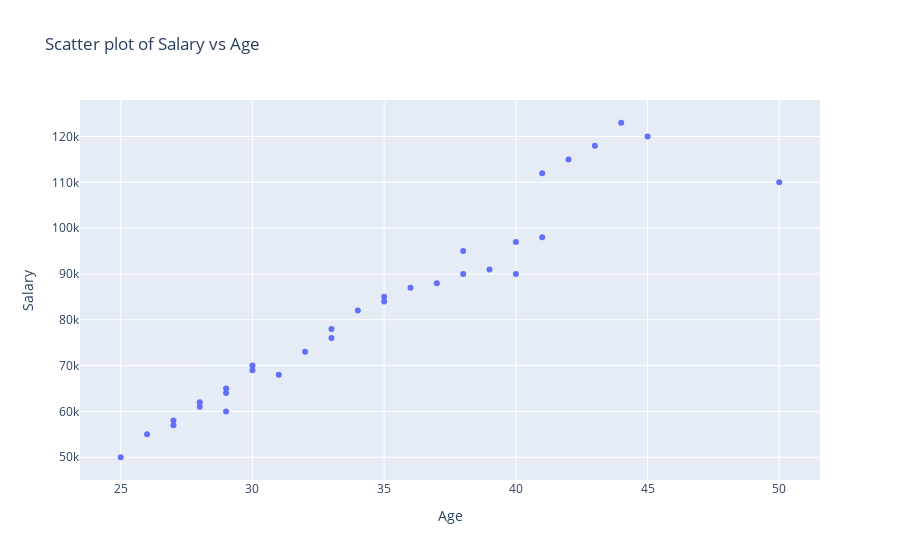
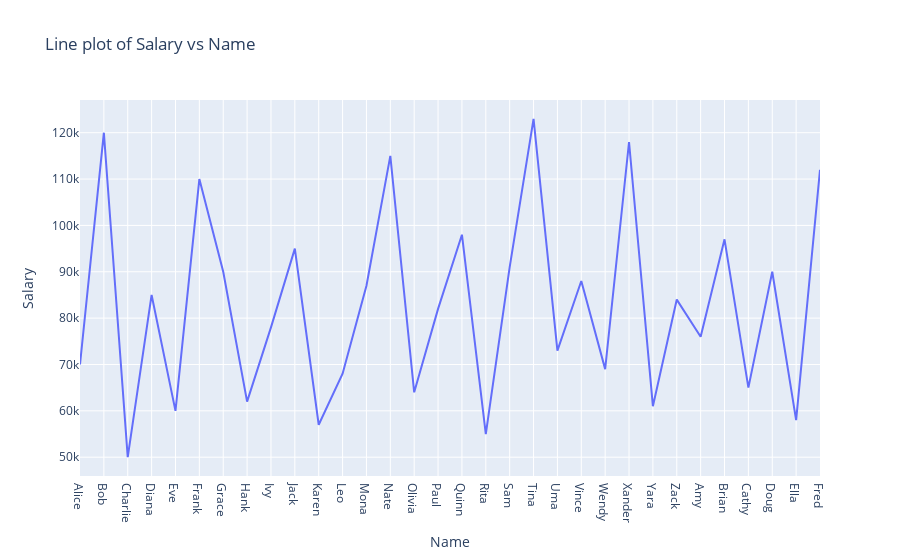
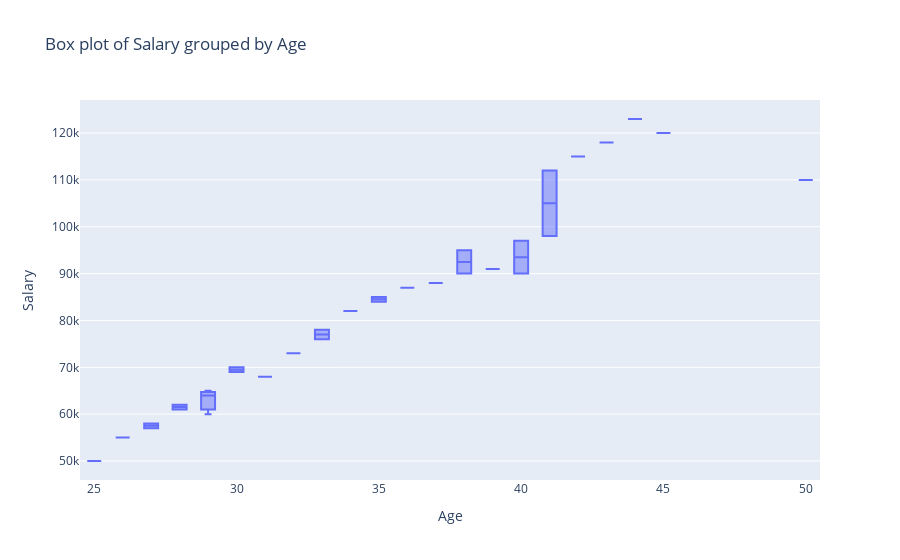

Notebook cell for these charts, in order:
### Code cell
import pandas as pd
import plotly.express as px5

def load_data():
    filename = "C:/Users/lenovo/Downloads/sampledataset.txt"
    try:
        df = pd.read_csv(filename)
        print("\nDataset loaded successfully!")
        print(f"Shape: {df.shape}")
        print("Columns:", list(df.columns))
        return df
    except Exception as e:
        print("Error loading file:", e) 
        return None

def plot_scatter(df):
    print("\n--- Scatter Plot ---")
    print("Available columns:", list(df.columns))
    x_col = input("Enter column name for X-axis: ")
    y_col = input("Enter column name for Y-axis: ")

    try:
        fig = px.scatter(df, x=x_col, y=y_col, title=f"Scatter plot of {y_col} vs {x_col}")
        fig.show()
    except Exception as e:
        print("Error generating scatter plot:", e)

def plot_histogram(df):
    print("\n--- Histogram ---")
    print("Available columns:", list(df.columns))
    col = input("Enter column name for histogram: ")

    try:
        fig = px.histogram(df, x=col, title=f"Histogram of {col}")
        fig.show()
    except Exception as e:
        print("Error generating histogram:", e)

def plot_boxplot(df):
    print("\n--- Box Plot ---")
    print("Available columns:", list(df.columns))
    y_col = input("Enter column name for Y-axis: ")
    x_col = input("Enter column name for grouping (press Enter to skip): ")

    try:
        if x_col.strip() == "":
            fig = px.box(df, y=y_col, title=f"Box plot of {y_col}")
        else:
            fig = px.box(df, x=x_col, y=y_col, title=f"Box plot of {y_col} grouped by {x_col}")
        fig.show()
    except Exception as e:
        print("Error generating box plot:", e)

def plot_line(df):
    print("\n--- Line Plot ---")
    print("Available columns:", list(df.columns))
    x_col = input("Enter column name for X-axis: ")
    y_col = input("Enter column name for Y-axis: ")

    try:
        fig = px.line(df, x=x_col, y=y_col, title=f"Line plot of {y_col} vs {x_col}")
        fig.show()
    except Exception as e:
        print("Error generating line plot:", e)

def main():
    df = load_data()
    if df is None:
        return

    while True:
        print("\nChoose a plot type:")
        print("1. Scatter Plot")
        print("2. Histogram")
        print("3. Box Plot")
        print("4. Line Plot")
        print("5. Exit")

        choice = input("Enter your choice (1-5): ")

        if choice == "1":
            plot_scatter(df)
        elif choice == "2":
            plot_histogram(df)
        elif choice == "3":
            plot_boxplot(df)
        elif choice == "4":
            plot_line(df)
        elif choice == "5":
            print("Exiting program.")
            break
        else:
            print("Invalid choice, please enter 1-5.")

if __name__ == "__main__":
    main()

### Figure 1 — Plotly figure (JSON) as saved in the notebook; plotly's stock layout.template omitted (floating-point values rounded to 4 significant figures)
{"data": [{"hovertemplate": "Age=%{x}<br>Salary=%{y}<extra></extra>", "legendgroup": "", "marker": {"color": "#636efa", "symbol": "circle"}, "mode": "markers", "name": "", "orientation": "v", "showlegend": false, "type": "scatter", "x": [30, 45, 25, 35, 29, 50, 40, 28, 33, 38, 27, 31, 36, 42, 29, 34, 41, 26, 39, 44, 32, 37, 30, 43, 28, 35, 33, 40, 29, 38, 27, 41], "xaxis": "x", "y": [70000, 120000, 50000, 85000, 60000, 110000, 90000, 62000, 78000, 95000, 57000, 68000, 87000, 115000, 64000, 82000, 98000, 55000, 91000, 123000, 73000, 88000, 69000, 118000, 61000, 84000, 76000, 97000, 65000, 90000, 58000, 112000], "yaxis": "y"}], "layout": {"autosize": true, "legend": {"tracegroupgap": 0}, "title": {"text": "Scatter plot of Salary vs Age"}, "xaxis": {"anchor": "y", "autorange": true, "domain": [0, 1], "range": [23.49, 51.51], "title": {"text": "Age"}, "type": "linear"}, "yaxis": {"anchor": "x", "autorange": true, "domain": [0, 1], "range": [43980.0, 129000.0], "title": {"text": "Salary"}, "type": "linear"}}}

### Figure 2 — Plotly figure (JSON) as saved in the notebook; plotly's stock layout.template omitted (floating-point values rounded to 4 significant figures)
{"data": [{"hovertemplate": "Name=%{x}<br>Salary=%{y}<extra></extra>", "legendgroup": "", "line": {"color": "#636efa", "dash": "solid"}, "marker": {"symbol": "circle"}, "mode": "lines", "name": "", "orientation": "v", "showlegend": false, "type": "scatter", "x": ["Alice", "Bob", "Charlie", "Diana", "Eve", "Frank", "Grace", "Hank", "Ivy", "Jack", "Karen", "Leo", "Mona", "Nate", "Olivia", "Paul", "Quinn", "Rita", "Sam", "Tina", "Uma", "Vince", "Wendy", "Xander", "Yara", "Zack", "Amy", "Brian", "Cathy", "Doug", "Ella", "Fred"], "xaxis": "x", "y": [70000, 120000, 50000, 85000, 60000, 110000, 90000, 62000, 78000, 95000, 57000, 68000, 87000, 115000, 64000, 82000, 98000, 55000, 91000, 123000, 73000, 88000, 69000, 118000, 61000, 84000, 76000, 97000, 65000, 90000, 58000, 112000], "yaxis": "y"}], "layout": {"autosize": true, "legend": {"tracegroupgap": 0}, "title": {"text": "Line plot of Salary vs Name"}, "xaxis": {"anchor": "y", "autorange": true, "domain": [0, 1], "range": [0, 31], "title": {"text": "Name"}, "type": "category"}, "yaxis": {"anchor": "x", "autorange": true, "domain": [0, 1], "range": [45940.0, 127100.0], "title": {"text": "Salary"}, "type": "linear"}}}

### Figure 3 — Plotly figure (JSON) as saved in the notebook; plotly's stock layout.template omitted (floating-point values rounded to 4 significant figures)
{"data": [{"alignmentgroup": "True", "hovertemplate": "Age=%{x}<br>Salary=%{y}<extra></extra>", "legendgroup": "", "marker": {"color": "#636efa"}, "name": "", "notched": false, "offsetgroup": "", "orientation": "v", "showlegend": false, "type": "box", "x": [30, 45, 25, 35, 29, 50, 40, 28, 33, 38, 27, 31, 36, 42, 29, 34, 41, 26, 39, 44, 32, 37, 30, 43, 28, 35, 33, 40, 29, 38, 27, 41], "x0": " ", "xaxis": "x", "y": [70000, 120000, 50000, 85000, 60000, 110000, 90000, 62000, 78000, 95000, 57000, 68000, 87000, 115000, 64000, 82000, 98000, 55000, 91000, 123000, 73000, 88000, 69000, 118000, 61000, 84000, 76000, 97000, 65000, 90000, 58000, 112000], "y0": " ", "yaxis": "y"}], "layout": {"autosize": true, "boxmode": "group", "legend": {"tracegroupgap": 0}, "title": {"text": "Box plot of Salary grouped by Age"}, "xaxis": {"anchor": "y", "autorange": true, "domain": [0, 1], "range": [24.5, 50.5], "title": {"text": "Age"}, "type": "linear"}, "yaxis": {"anchor": "x", "autorange": true, "domain": [0, 1], "range": [45940.0, 127100.0], "title": {"text": "Salary"}, "type": "linear"}}}
